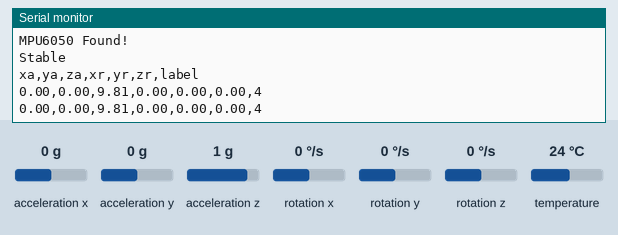
This sketch was run on a simulated Arduino Leonardo, built with avr-gcc and run on an emulated ATmega32U4. On the bench: the last lines printed to the serial monitor. The inputs (shaded band) are chosen by the test bench; at power-on: acceleration x 0 g, acceleration y 0 g, acceleration z 1 g, rotation x 0 °/s, rotation y 0 °/s, rotation z 0 °/s, temperature 24 °C.

Above: at 1.3 s.
1.4 s: acceleration x set to -1.4 g
At 2.7 s:
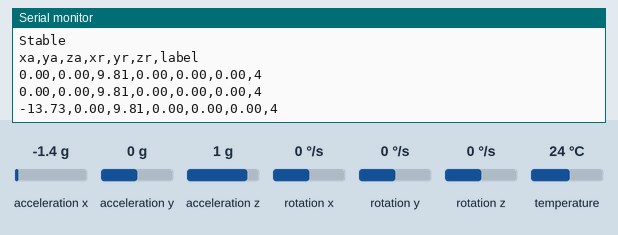
2.9 s: acceleration y set to -1.4 g
At 3.9 s:
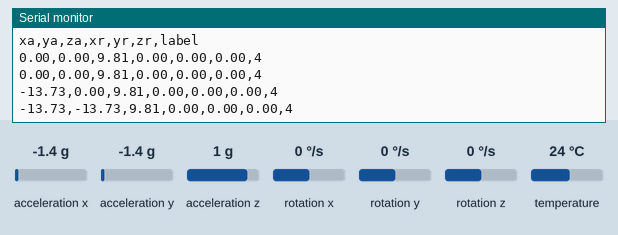
4.4 s: acceleration z set to -1.4 g
At 5.7 s:
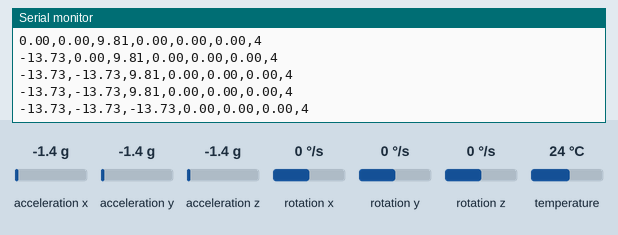
5.9 s: rotation x set to -192 °/s
At 7.0 s:
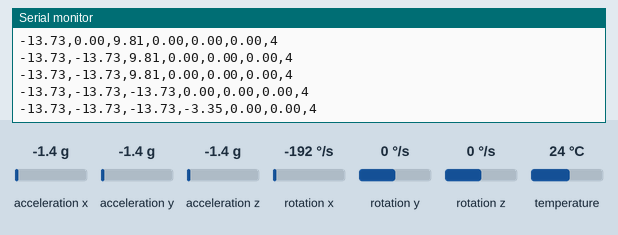
7.4 s: rotation y set to -192 °/s
At 9.0 s:
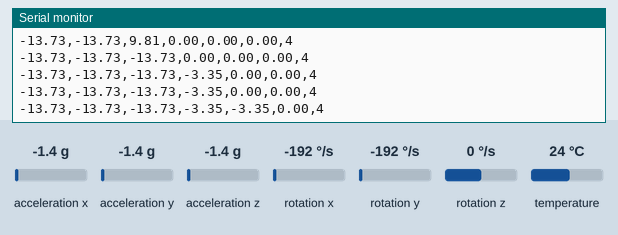

The sketch:

Direct_csv.ino
```cpp
#include <Adafruit_MPU6050.h>
#include <Adafruit_Sensor.h>
#include <Wire.h>

Adafruit_MPU6050 mpu;

void setup(void) {
  Serial.begin(115200);
  while (!Serial)
    delay(10); // will pause Zero, Leonardo, etc until serial console opens

  Serial.println("Adafruit MPU6050 test!");

  // Try to initialize!
  if (!mpu.begin()) {
    Serial.println("Failed to find MPU6050 chip");
    while (1) {
      delay(10);
    }
  }
  Serial.println("MPU6050 Found!");

  mpu.setAccelerometerRange(MPU6050_RANGE_8_G);
  mpu.setGyroRange(MPU6050_RANGE_500_DEG);
  mpu.setFilterBandwidth(MPU6050_BAND_5_HZ);
  Serial.println("Stable");
  Serial.println("xa,ya,za,xr,yr,zr,label");

  delay(100);
}

void loop() {
  /* Get new sensor events with the readings */
  sensors_event_t a, g, temp;
  mpu.getEvent(&a, &g, &temp);

  /* Print out the values */
  Serial.print(a.acceleration.x);
  Serial.print(",");
  Serial.print(a.acceleration.y);
  Serial.print(",");
  Serial.print(a.acceleration.z);
  Serial.print(",");

  Serial.print(g.gyro.x);
  Serial.print(",");
  Serial.print(g.gyro.y);
  Serial.print(",");
  Serial.print(g.gyro.z);

  Serial.println(",4");
  delay(1000);
}
```

Measured:
- after the input at 1.4 s, the serial monitor: prints a new line after 0.72 s (image 1)
- after the input at 2.9 s, the serial monitor: prints a new line after 0.23 s (image 2)
- after the input at 4.4 s, the serial monitor: prints a new line after 0.74 s (image 3)
- after the input at 5.9 s, the serial monitor: prints a new line after 0.25 s (image 4)
- after the input at 7.4 s, the serial monitor: prints a new line after 0.76 s (image 5)
